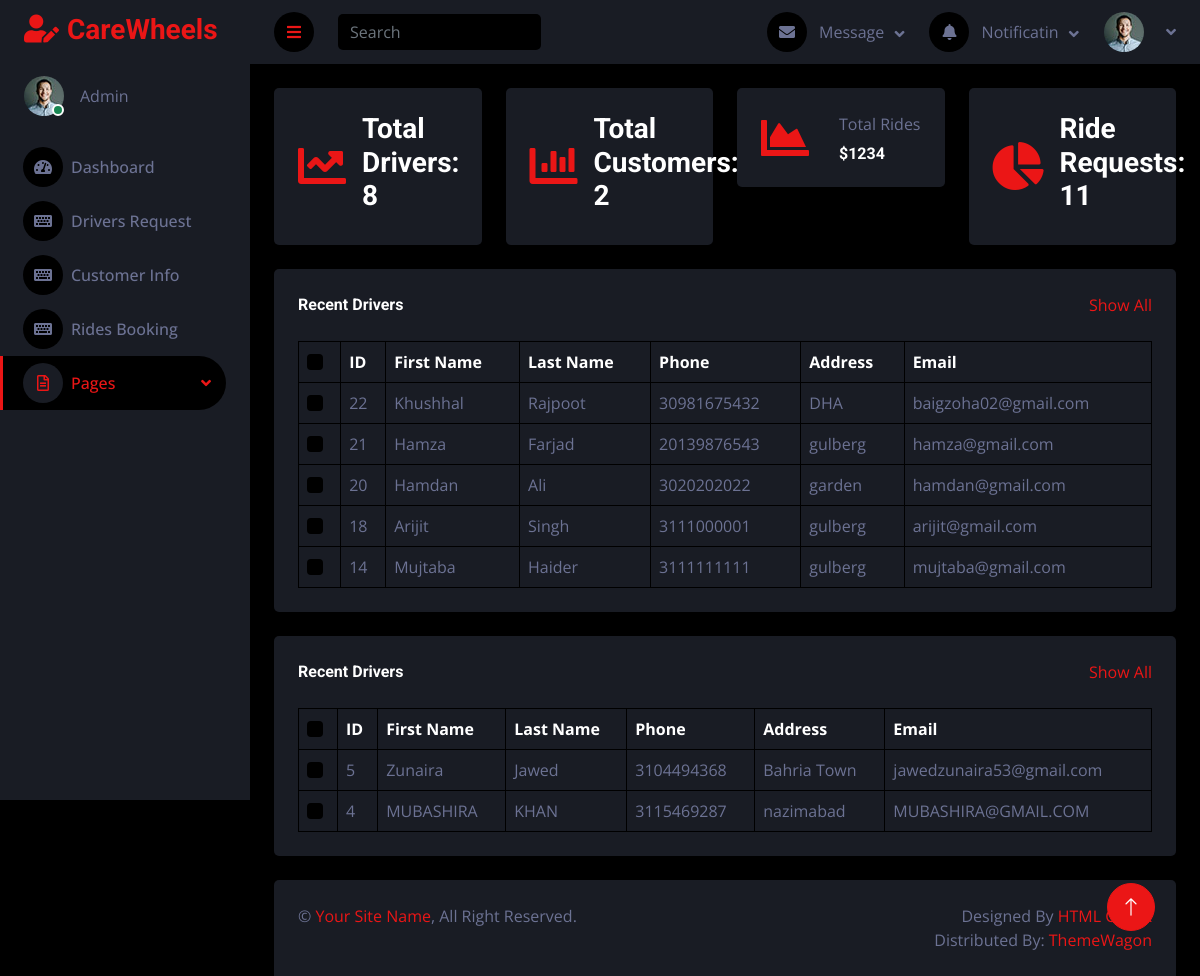
Before: /admin/index.php (signed in) with the older database file.
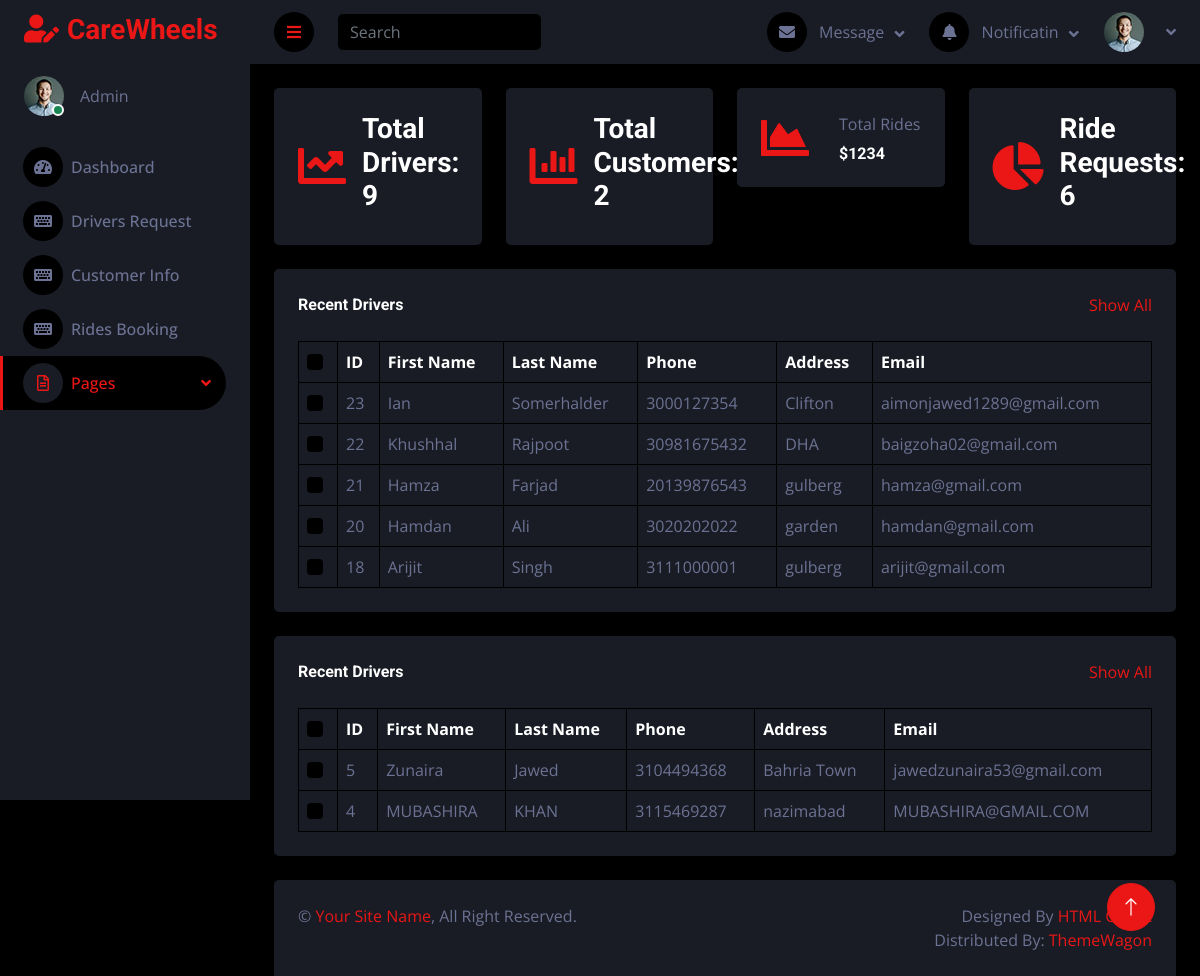
After: the same page with the newer database file.
### tables this page shows
CREATE TABLE `drivers` (
  `d_id` int(11) NOT NULL,
  `d_fname` varchar(55) NOT NULL,
  `d_lname` varchar(55) NOT NULL,
  `d_phone` bigint(11) NOT NULL,
  `CNIC` bigint(13) NOT NULL,
  `d_email` varchar(55) NOT NULL,
  `d_address` varchar(55) NOT NULL,
  `d_password` varchar(55) NOT NULL,
  `d_status` varchar(55) DEFAULT NULL
);

CREATE TABLE `customers_info` (
  `c_id` int(11) NOT NULL,
  `c_firstname` varchar(55) NOT NULL,
  `c_lastname` varchar(55) NOT NULL,
  `c_phone` bigint(20) NOT NULL,
  `c_address` varchar(55) NOT NULL,
  `c_email` varchar(55) NOT NULL,
  `c_password` varchar(55) NOT NULL
);

### admin/index.php (the view, shortened to what the changed rows need)
<?php
require("connect.php");
if($_SESSION["a_email"]){
?>
<!DOCTYPE html>
<html lang="en">
<head>
    <link href="https://cdnjs.cloudflare.com/ajax/libs/font-awesome/5.10.0/css/all.min.css" rel="stylesheet">
    <link href="https://cdn.jsdelivr.net/npm/bootstrap-icons@1.4.1/font/bootstrap-icons.css" rel="stylesheet">
    <link href="lib/owlcarousel/assets/owl.carousel.min.css" rel="stylesheet">
    <link href="lib/tempusdominus/css/tempusdominus-bootstrap-4.min.css" rel="stylesheet" />
    <link href="css/bootstrap.min.css" rel="stylesheet">
    <link href="css/style.css" rel="stylesheet">
</head>
<body>
    <div class="container-fluid position-relative d-flex p-0">
     <?php
     include 'sidebar.php';
$query = "SELECT * FROM `drivers` ORDER BY `d_id` DESC LIMIT 5";
$result = mysqli_query($conn,$query);
      ?>
            <div class="container-fluid pt-4 px-4">
                <div class="row g-4">
                    <div class="col-sm-6 col-xl-3">
                        <div class="bg-secondary rounded d-flex align-items-center justify-content-between p-4">
                            <i class="fa fa-chart-line fa-3x text-primary"></i>
                            <div class="ms-3">
                            <?php
                $query1 = "SELECT * FROM `drivers`";
                $result1 = mysqli_query($conn,$query1);
                $num_count1 = mysqli_num_rows($result1);
                 echo "<h3>Total Drivers: " . $num_count1 . "</h3>" ;
               ?>
                            </div>
                        </div>
                    </div>
                    <div class="col-sm-6 col-xl-3">
                        <div class="bg-secondary rounded d-flex align-items-center justify-content-between p-4">
                            <i class="fa fa-chart-bar fa-3x text-primary"></i>
                            <div class="ms-3">
                            <?php
                $query2 = "SELECT * FROM `customers_info`";
                $result2 = mysqli_query($conn,$query2);
                $num_count2 = mysqli_num_rows($result2);
                 echo "<h3>Total Customers: " . $num_count2 . "</h3>" ;
               ?>
                            </div>
                        </div>
                    </div>
                    <div class="col-sm-6 col-xl-3">
                        <div class="bg-secondary rounded d-flex align-items-center justify-content-between p-4">
                            <i class="fa fa-chart-area fa-3x text-primary"></i>
                            <div class="ms-3">
                                <p class="mb-2">Total Rides</p>
                                <h6 class="mb-0">$1234</h6>
                            </div>
                        </div>
                    </div>
                    <div class="col-sm-6 col-xl-3">
                        <div class="bg-secondary rounded d-flex align-items-center justify-content-between p-4">
                            <i class="fa fa-chart-pie fa-3x text-primary"></i>
                            <div class="ms-3">
                            <?php
                $query3 = "SELECT * FROM `booking`";
                $result3 = mysqli_query($conn,$query3);
                $num_count3 = mysqli_num_rows($result3);
                 echo "<h3>Ride Requests: " . $num_count3 . "</h3>" ;
               ?>
                            </div>
                        </div>
                    </div>
                </div>
            </div>
            <div class="container-fluid pt-4 px-4">
                <div class="bg-secondary text-center rounded p-4">
                    <div class="d-flex align-items-center justify-content-between mb-4">
                        <h6 class="mb-0">Recent Drivers</h6>
                        <a href="drv_req_pending.php">Show All</a>
                    </div>
                    <div class="table-responsive">
                        <table class="table text-start align-middle table-bordered table-hover mb-0">
                            <thead>
                                <tr class="text-white">
                                    <th scope="col"><input class="form-check-input" type="checkbox"></th>
                                    <th scope="col">ID</th>
                                    <th scope="col">First Name</th>
                                    <th scope="col">Last Name</th>
                                    <th scope="col">Phone</th>
                                    <th scope="col">Address</th>
                                    <th scope="col">Email</th>
                                </tr>
                            </thead>
                            <tbody>
                                     <?php
                                          while($row=mysqli_fetch_assoc($result))
                                           {
                                     ?>
                                <tr>
                                    <td><input class="form-check-input" type="checkbox"></td>
                                    <td><?php echo $row['d_id'];?></td>
                                    <td><?php echo $row['d_fname'];?></td>
                                    <td><?php echo $row['d_lname'];?></td>
                                    <td><?php echo $row['d_phone'];?></td>
                                    <td><?php echo $row['d_address'];?></td>
                                    <td><?php echo $row['d_email'];?></td>
                                </tr>
                                <?php
                                      }
                                ?>
                            </tbody>
                        </table>
                    </div>
                </div>
            </div>
            <?php
            $cquery = "SELECT * FROM `customers_info` ORDER BY `c_id` DESC LIMIT 5";
$cresult = mysqli_query($conn,$cquery);
?>
 <div class="container-fluid pt-4 px-4">
                <div class="bg-secondary text-center rounded p-4">
                    <div class="d-flex align-items-center justify-content-between mb-4">
                        <h6 class="mb-0">Recent Drivers</h6>
                        <a href="customer_view.php">Show All</a>
                    </div>
                    <div class="table-responsive">
                        <table class="table text-start align-middle table-bordered table-hover mb-0">
                            <thead>
                                <tr class="text-white">
                                    <th scope="col"><input class="form-check-input" type="checkbox"></th>
                                    <th scope="col">ID</th>
                                    <th scope="col">First Name</th>
                                    <th scope="col">Last Name</th>
                                    <th scope="col">Phone</th>
                                    <th scope="col">Address</th>
                                    <th scope="col">Email</th>
                                </tr>
                            </thead>
                            <tbody>
                                     <?php
                                          while($row=mysqli_fetch_assoc($cresult))
                                           {
                                     ?>
                                <tr>
                                    <td><input class="form-check-input" type="checkbox"></td>
                                    <td><?php echo $row['c_id'];?></td>
                                    <td><?php echo $row['c_firstname'];?></td>
                                    <td><?php echo $row['c_lastname'];?></td>
                                    <td><?php echo $row['c_phone'];?></td>
                                    <td><?php echo $row['c_address'];?></td>
                                    <td><?php echo $row['c_email'];?></td>
                                </tr>
                                <?php
                                      }
                                ?>
                            </tbody>
                        </table>
                    </div>
                </div>
            </div>
<?php
require 'footer.php';
?>
        <a href="#" class="btn btn-lg btn-primary btn-lg-square back-to-top"><i class="bi bi-arrow-up"></i></a>
</body>
</html>
<?php }
else{
    header("location:signin.php");
}
?>

Changed rows visible on the page:
no longer on this page (row unchanged): drivers: d_id "14", d_fname "Mujtaba", d_lname "Haider", d_phone "3111111111", d_address "gulberg", d_email "mujtaba@gmail.com"
added drivers: d_id "23", d_fname "Ian", d_lname "Somerhalder", d_phone "3000127354", d_address "Clifton", d_email "aimonjawed1289@gmail.com"
Other visible differences:
$num_count1: "8" → "9"
$num_count3: "11" → "6"
